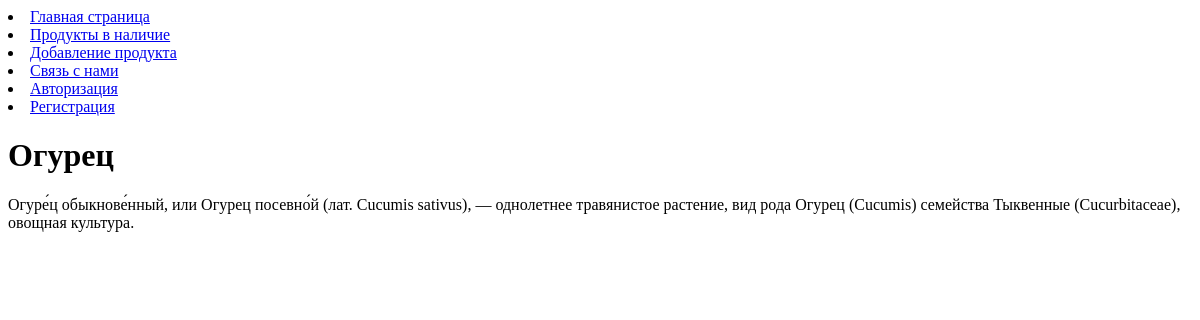
Page /post/ogyrecsss/ on the earlier database version.
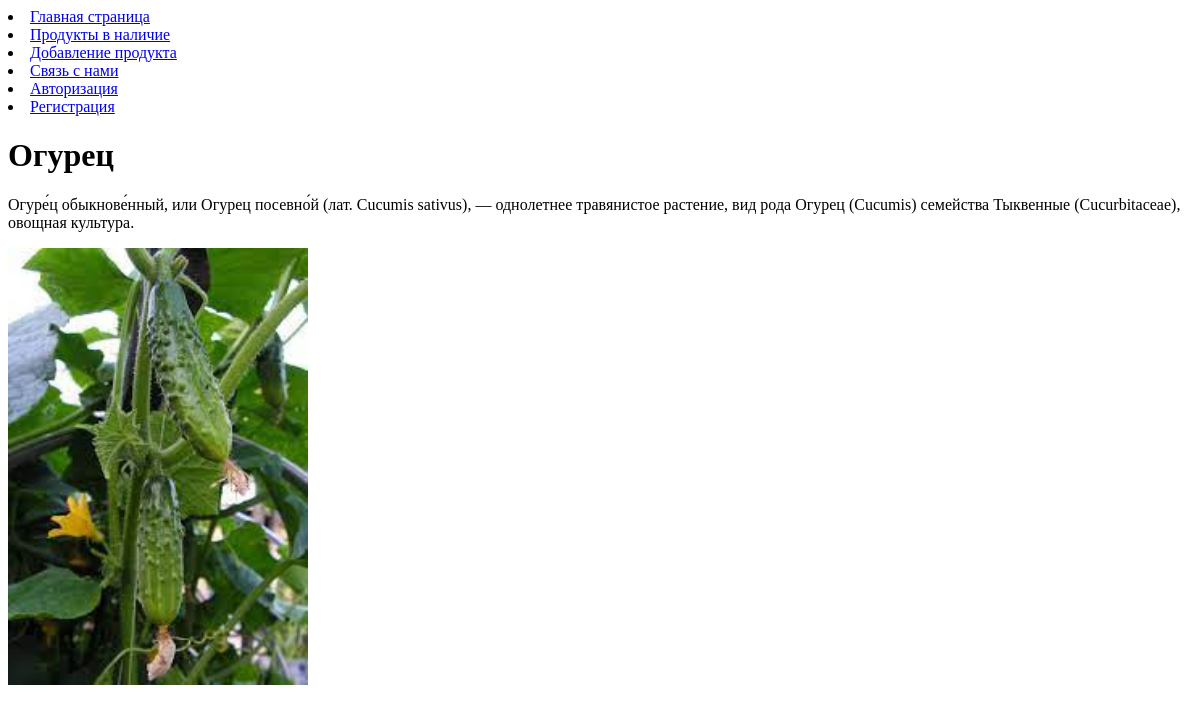
Same page on the later database version.
### MedoedPJ/models.py (models this page shows, shortened)
class Product(models.Model):
    title = models.CharField(max_length = 200, verbose_name = "Название")
    content = models.TextField(verbose_name = "Описание")
    photo = models.ImageField(upload_to = "photos/ ",blank = True, verbose_name = "Фото")
    price = models.DecimalField( max_digits = 7, decimal_places = 2, verbose_name = "Цена")
    quantity = models.IntegerField( default=0, validators=[MinValueValidator(0), MaxValueValidator(1000)], verbose_name = "Количество")
    sellerr = models.ForeignKey("Seller", on_delete = models.PROTECT, null = True,)
    slug = models.SlugField(max_length=200, unique=True, db_index=True, blank = True, null = True)

### MedoedPJ/views.py (the view)
# urls.py: path("post/<slug:post_slug>/", ShowPost.as_view(), name='post'),
class ShowPost(DataMixin, DetailView):
    model = Product
    template_name = "MedoedPJ/post.html"
    slug_url_kwarg = "post_slug"
    context_object_name = "posts"
    def get_context_data(self, **kwargs):
        context = super().get_context_data(**kwargs)
        c_def = self.get_user_context()
        context["title"] = context["posts"].title
        return dict(list(context.items()) + list(c_def.items()))

### MedoedPJ/utils.py (called while the page is built)
    def get_user_context(self, **kwargs):
        context = kwargs
        context["points"] = points
        return context

### MedoedPJ/templates/MedoedPJ/post.html
{% extends 'MedoedPJ/base.html' %}
{% block info %}
<h1>{{posts.title}}</h1><p></p>
{{posts.content|linebreaks}}
{% if posts.photo %}
<p><img class="img-article-left" src="{{posts.photo.url}}" width="300" height="auto"></p>
{% endif %}
{% endblock %}

Differences in the rows shown:
changed Product "Огурец": photo: picture added
